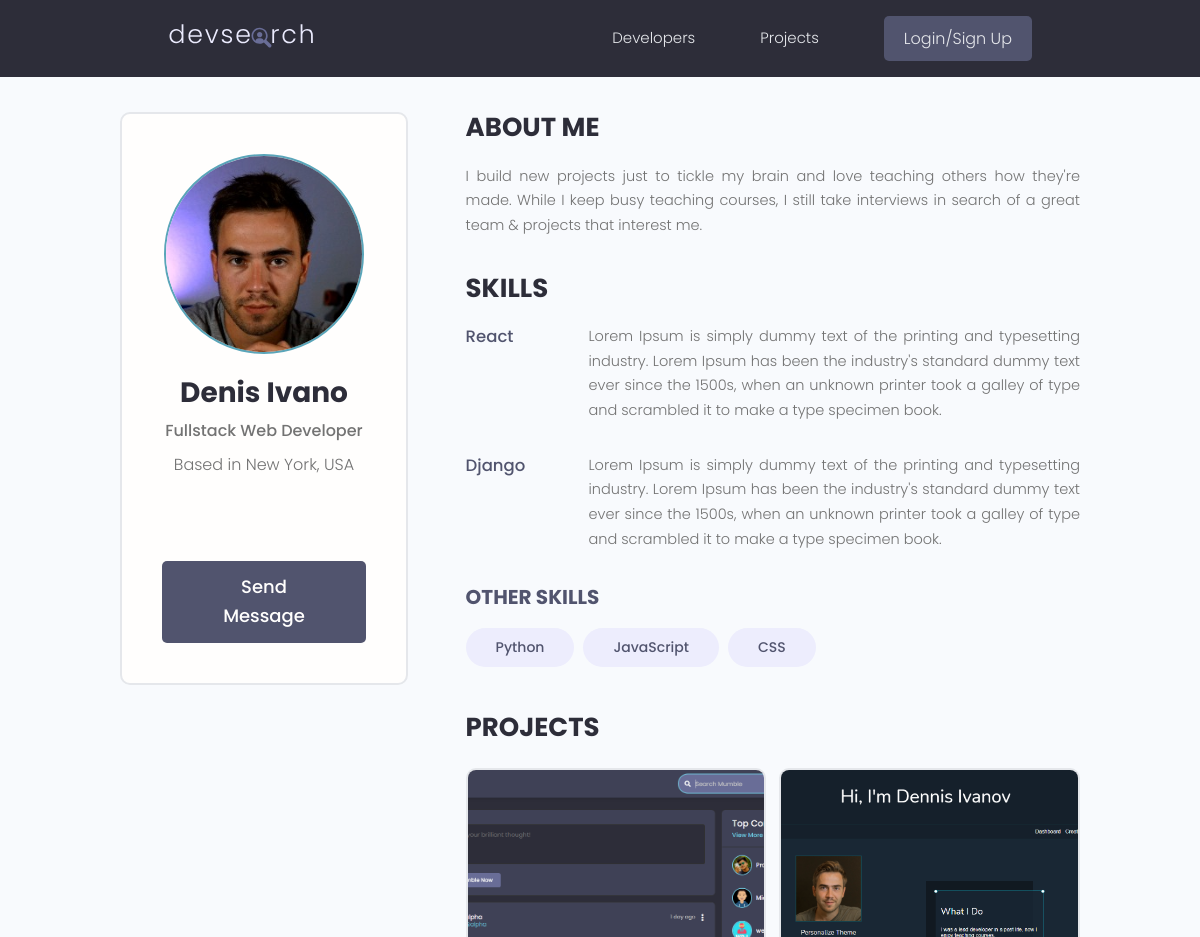
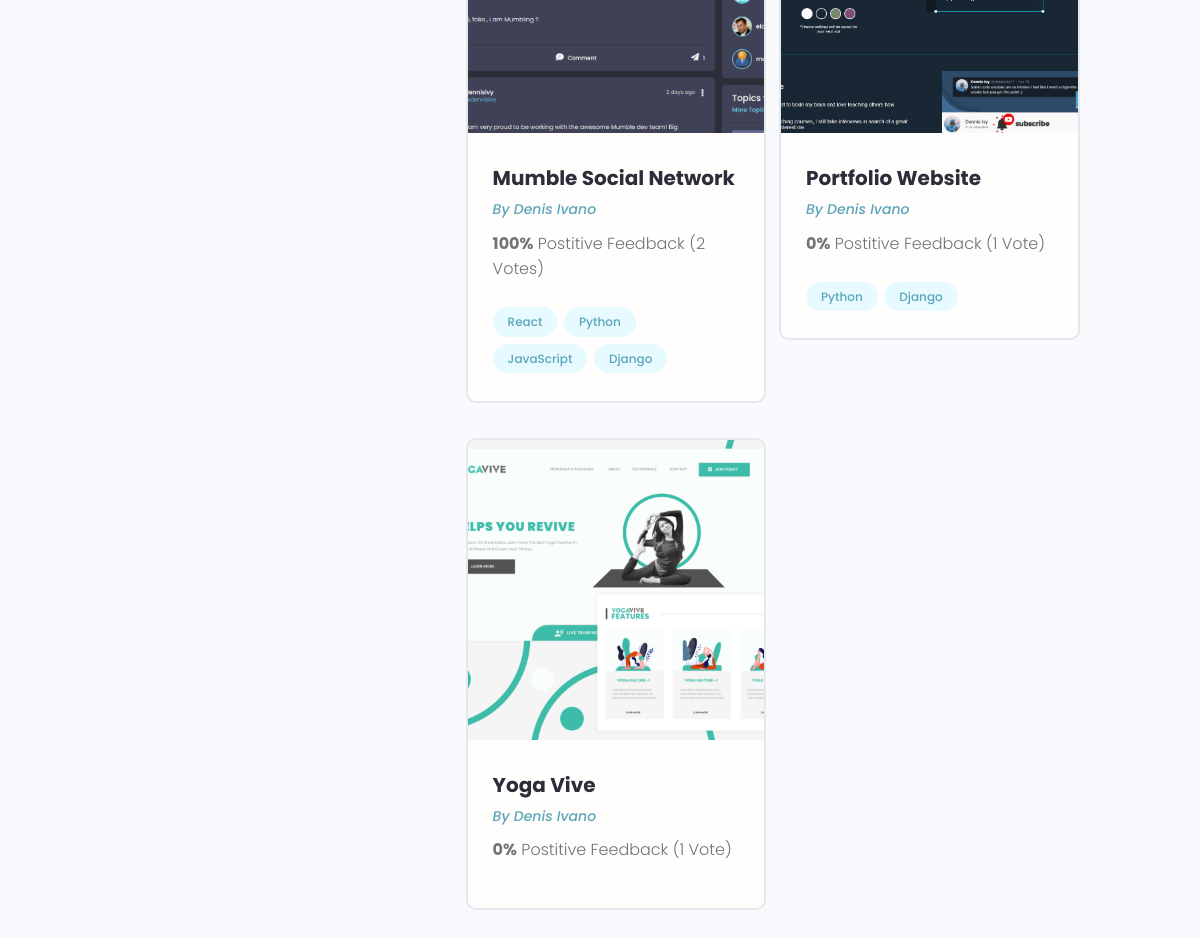
The page /profile/537253b2-f99c-4226-86d0-ad70064999ee on the database its author committed (2 pictures, top to bottom).
### users/models.py (models this page shows, shortened)
class Profile(models.Model):
    user = models.OneToOneField(
        User, on_delete=models.CASCADE, null=True, blank=True)
    name = models.CharField(max_length=200, blank=True, null=True)
    email = models.EmailField(max_length=500, blank=True, null=True)
    username = models.CharField(max_length=200, blank=True, null=True)
    location = models.CharField(max_length=200, blank=True, null=True)
    short_intro = models.CharField(max_length=200, blank=True, null=True)
    bio = models.TextField(blank=True, null=True)
    profile_image = models.ImageField(
        null=True, blank=True, upload_to='profiles/', default='profiles/user-default.png')
    social_github = models.CharField(max_length=200, blank=True, null=True)
    social_twitter = models.CharField(max_length=200, blank=True, null=True)
    social_linkedin = models.CharField(max_length=200, blank=True, null=True)
    social_youtube = models.CharField(max_length=200, blank=True, null=True)
    social_website = models.CharField(max_length=200, blank=True, null=True)
    created = models.DateTimeField(auto_now_add=True)
    id = models.UUIDField(default=uuid.uuid4, unique=True,
                          primary_key=True, editable=False)

class Skill(models.Model):
    owner = models.ForeignKey(
        Profile, on_delete=models.CASCADE, null=True, blank=True)
    name = models.CharField(max_length=200, blank=True, null=True)
    description = models.TextField(null=True, blank=True)
    created = models.DateTimeField(auto_now_add=True)
    id = models.UUIDField(default=uuid.uuid4, unique=True,
                          primary_key=True, editable=False)

### projects/models.py (models this page shows, shortened)
class Project(models.Model):
    owner = models.ForeignKey(Profile, null=True, blank=True, on_delete=models.CASCADE)  # SET_NULL change to CASCADE
    title = models.CharField(max_length=200)
    description = models.TextField(null=True, blank=True)
    featured_image = models.ImageField(null=True, blank=True, default='default.jpg')  # default='default.jpg': to specify an image by default that will be added if we don't add our own.
    demo_link = models.CharField(max_length=2000, null=True, blank=True)
    source_link = models.CharField(max_length=2000, null=True, blank=True)
    tags = models.ManyToManyField('Tag', blank=True)  # 'Tag': related to Tag class. we can also using ManyToManyField(Tag), but the Tag class should move above the Project class
    vote_total = models.IntegerField(default=0, null=True, blank=True)
    vote_ratio = models.IntegerField(default=0, null=True, blank=True)
    created = models.DateTimeField(auto_now_add=True)
    id = models.UUIDField(default=uuid.uuid4, unique=True,
                          primary_key=True, editable=False)
    class Meta:
        ordering = ['-vote_ratio', '-vote_total', 'title']  # sort by high vote_ratio by value with high vote_total by value and first title by keyword

class Tag(models.Model):
    name = models.CharField(max_length=200)
    created = models.DateTimeField(auto_now_add=True)
    id = models.UUIDField(default=uuid.uuid4, unique=True,
                          primary_key=True, editable=False)
    def __str__(self):
        return self.name

### users/views.py (the view)
# urls.py: path('profile/<str:pk>', views.userProfile, name='user-profile'),
def userProfile(request, pk):
    profile = Profile.objects.get(id=pk)
    topSkills = profile.skill_set.exclude(description__exact='')
    otherSkills = profile.skill_set.filter(description='')
    context = {'profile': profile, 'topSkills': topSkills, 'otherSkills': otherSkills}
    return render(request, 'users/user-profile.html', context)

### source-file/Other Scripts/Devsearch Project Before Code Cleanup and Bug Fixes/users/templates/users/user-profile.html (shortened to what this page needs)
{% extends 'main.html' %}
{% block content %}
    <main class="profile my-md">
    <div class="container">
      <div class="layout">
        <div class="column column--1of3">
          <div class="card text-center">
            <div class="card__body dev">
              <img class="avatar avatar--xl" src="{{ profile.profile_image.url }}">
              <h2 class="dev__name">{{ profile.name }}</h2>
              <p class="dev__title">{{ profile.short_intro }}</p>
              <p class="dev__location">Based in {{ profile.location }}</p>
              <ul class="dev__social">
              </ul>
              {% if request.user.profile.id != profile.id %}
                <a href="{% url 'create-message' profile.id %}" class="btn btn--sub btn--lg">Send Message</a>
              {% endif %}
            </div>
          </div>
        </div>
        <div class="column column--2of3">
          <div class="devInfo">
            <h3 class="devInfo__title">About Me</h3>
            <p class="devInfo__about">
                {{ profile.bio }}
            </p>
          </div>
          <div class="devInfo">
            <h3 class="devInfo__title">Skills</h3>
            <div class="devInfo__skills">
                {% for skill in topSkills  %}
                    <div class="devSkill">
                        <h4 class="devSkill__title">{{ skill.name }}</h4>
                        <p class="devSkill__info">
                          {{ skill.description }}
                        </p>
                    </div>
                {% endfor %}
              <h3 class="devInfo__subtitle">Other Skills</h3>
              <div class="devInfo__otherSkills">
                  {% for skill in otherSkills  %}
                    <span class="tag tag--pill tag--sub tag--lg">
                      <small>{{ skill.name }}</small>
                    </span>
                  {% endfor %}
              </div>
            </div>
          </div>
          <div class="devInfo">
            <h3 class="devInfo__title">Projects</h3>
            <div class="grid grid--two">
            {% for project in profile.project_set.all  %}
                <div class="column">
                <div class="card project">
                  <a href="{% url 'project' project.id %}" class="project">
                    <img class="project__thumbnail" src="{{ project.featured_image.url }}"" alt="project thumbnail" />
                    <div class="card__body">
                      <h3 class="project__title">{{ project.title }}</h3>
                      <p><a class="project__author" href="{% url 'user-profile' project.owner.id %}">By {{ project.owner.name }}</a></p>
                      <p class="project--rating">
                        <span style="font-weight: bold;">{{ project.vote_ratio }}%</span> Postitive
                        Feedback ({{ project.vote_total }} Vote{{ project.vote_total|pluralize:'s' }})
                      </p>
                      <div class="project__tags">
                        {% for tag in project.tags.all %}
                            <span class="tag tag--pill tag--main">
                                <small>{{ tag }}</small>
                            </span>
                        {% endfor %}
                      </div>
                    </div>
                  </a>
                </div>
                </div>
            {% endfor %}
            </div>
          </div>
        </div>
      </div>
    </div>
    </main>
{% endblock content %}

### static/styles/app.css (style rules this page uses)
:root { --color-sub: #2d2d39; }
.btn--sub { background-color: var(--color-sub-light); }
.card { border: 2px solid var(--color-light); }
img { width: 100%; }
.profile .card > .dev { padding: 4rem; }
.dev__name { color: var(--color-sub); font-size: 2.8rem; font-weight: 700; margin-top: 1rem; margin-bottom: 0.5rem; }
.dev__title { font-size: 1.6rem; font-weight: 500; line-height: 1.3; }
.dev__location { margin-top: 1rem; }
.dev__social { margin: 3rem 0; list-style: none; display: flex; justify-content: center; gap: 1.5rem; }
.devInfo { margin-bottom: 3rem; }
.devInfo__title, .devInfo__subtitle { font-size: 2.6rem; color: var(--color-sub); text-transform: uppercase; font-weight: 700; margin-bottom: 1.5rem; }
.devInfo__subtitle { font-size: 2rem; color: var(--color-sub-light); }
.devInfo__about, .devSkill__info { font-size: 1.45rem; line-height: 1.7; text-align: justify; }
.devSkill { margin-bottom: 3rem; }
.devSkill__title { font-size: 1.65rem; font-weight: 500; color: var(--color-sub-light); }
@media screen and (min-width: 700px) { .devSkill { display: flex; justify-content: space-between; gap: 3rem; } }
@media screen and (min-width: 700px) { .devSkill__info { flex-basis: 80%; } }
.project__author { font-size: 1.4rem; font-style: italic; }
.project--rating { margin-bottom: 1.6em; margin-top: .5em; }
.project__thumbnail { height: 30rem; object-fit: cover; object-position: top center; }
.project__title { font-size: 2rem; font-weight: 700; color: var(--color-sub); }

### static/uikit/styles/modules/_variables.css (style rules this page uses)
:root { --color-main: #5aa5b9; --color-main-light: #e6faff; --color-sub: #3f4156; --color-sub-light: #51546e; --color-sub-lighter: #ededfd; --color-text: #737373; --color-gray: #8b8b8b; --color-light: #e5e7eb; --color-light-gray: #767676; --color-bg: #f8fafd; --color-white: #fffefd; --color-white-light: #f3f3f3; --color-success: #359e64; --color-success-bg: #def8e8; --color-error: #fc4b0b; --color-error-bg: #fff2ee; --font-base: 'Poppins', arial, helvetica, 'Segoe UI', roboto, ubuntu, sans-serif; --font-monospace: 'Fira Code', 'Courier New', courier, monospace; --font-regular: 300; --font-medium: 500; --font-bold: 700; --generic-shadow: 1px 1px 5px #00000010; --generic-transition: all 0.3s ease-in-out; }

### static/uikit/styles/modules/_base.css (style rules this page uses)
* { margin: 0; padding: 0; box-sizing: border-box; text-rendering: optimizeLegibility; color: inherit; font-size: inherit; }
html { font-size: 50%; }
@media only screen and (min-width: 480px) { html { font-size: 56.25%; } }
@media only screen and (min-width: 1200px) { html { font-size: 62.5%; } }
body { line-height: 1.6; font-weight: 400; font-size: 1.5rem; color: var(--color-text); background-color: var(--color-bg); min-height: 100vh; }

### static/uikit/styles/modules/_typography.css (style rules this page uses)
* { font-family: var(--font-base); }
h2 { font-size: 3.6rem; font-weight: var(--font-bold); }
h3 { font-size: 3.2rem; font-weight: var(--font-medium); }
h4 { font-size: 2.8rem; font-weight: var(--font-medium); }
p, span, strong { font-size: 1.6rem; color: var(--color-text); font-weight: var(--font-regular); }
a { padding-bottom: 2px; text-decoration: none; display: inline-block; color: var(--color-main); font-weight: var(--font-medium); }

### static/uikit/styles/modules/_utilities.css (style rules this page uses)
.container { width: 92%; max-width: 165rem; margin: 0 auto; box-sizing: border-box; }
@media screen and (min-width: 1000px) { .container { width: 90%; } }
@media screen and (min-width: 1200px) { .container { width: 80%; } }
.text-center { text-align: center; }
.my-md { margin: 3rem auto; }

### static/uikit/styles/modules/_avatar.css (style rules this page uses)
.avatar { border-radius: 50%; border: 2px solid var(--color-main); object-fit: cover; }
.avatar--xl { height: 20rem; width: 20rem; }

### static/uikit/styles/modules/_button.css (style rules this page uses)
.btn { display: inline-block; position: relative; cursor: pointer; background-color: var(--color-light); font-weight: var(--font-medium); color: var(--color-sub); text-decoration: none; padding: 1rem 2rem; border-radius: 0.5rem; border: none; width: -webkit-fit-content; width: -moz-fit-content; width: fit-content; height: -webkit-fit-content; height: -moz-fit-content; height: fit-content; font-size: 1.6rem; outline-width: 0; outline-color: transparent; -webkit-backface-visibility: hidden; backface-visibility: hidden; transition: all 0.3s ease-in-out; }
.btn--sub { background-color: var(--color-sub); color: var(--color-white); }
.btn--lg { font-size: 1.8rem; padding: 1.2rem 4.5rem; }

### static/uikit/styles/modules/_card.css (style rules this page uses)
.card { border-radius: 1rem; background-color: var(--color-white); border: 1.5px solid var(--color-light); width: auto; height: auto; margin-top: 0.5rem; margin-bottom: 0.5rem; overflow: hidden; }
.card__body, .card__header { padding: 2rem 2.5rem; }

### rows shown on the page
Profile: profile_image (picture), name "Denis Ivano", short_intro "Fullstack Web Developer", location "New York, USA", bio "I build new projects just to tickle my brain and love teaching others how they're made. While I keep busy teaching courses, I still take interviews in search of a great team & projects that interest me."
Skill: name "React", description "Lorem Ipsum is simply dummy text of the printing and typesetting industry. Lorem Ipsum has been the industry's standard dummy text ever since the 1500s, when an unknown printer took a galley of type and scrambled it to make a type specimen book."
Skill: name "Django", description "Lorem Ipsum is simply dummy text of the printing and typesetting industry. Lorem Ipsum has been the industry's standard dummy text ever since the 1500s, when an unknown printer took a galley of type and scrambled it to make a type specimen book."
Skill: name "Python"
Skill: name "JavaScript"
Skill: name "CSS"
Project: featured_image (picture), title "Mumble Social Network", owner.name "Denis Ivano", vote_ratio "100", vote_total "2"
Tag: name "React"
Tag: name "Python"
Tag: name "JavaScript"
Tag: name "Django"
Project: featured_image (picture), title "Portfolio Website", owner.name "Denis Ivano", vote_ratio "0", vote_total "1"
Project: featured_image (picture), title "Yoga Vive", owner.name "Denis Ivano", vote_ratio "0", vote_total "1"
